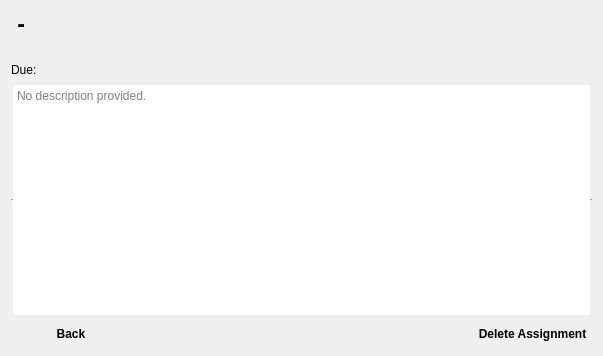
<?xml version="1.0" encoding="UTF-8"?>
<ui version="4.0">
 <class>AceClassUtility_Assignment</class>
 <widget class="QDialog" name="AceClassUtility_Assignment">
  <property name="geometry">
   <rect>
    <x>0</x>
    <y>0</y>
    <width>603</width>
    <height>356</height>
   </rect>
  </property>
  <property name="minimumSize">
   <size>
    <width>603</width>
    <height>356</height>
   </size>
  </property>
  <property name="maximumSize">
   <size>
    <width>603</width>
    <height>356</height>
   </size>
  </property>
  <property name="baseSize">
   <size>
    <width>603</width>
    <height>356</height>
   </size>
  </property>
  <property name="windowTitle">
   <string>Ace Class Utility - &lt;className&gt; - &lt;assignmentName&gt;</string>
  </property>
  <property name="windowIcon">
   <iconset resource="../main.qrc">
    <normaloff>:/icons/icon.png</normaloff>:/icons/icon.png</iconset>
  </property>
  <layout class="QGridLayout" name="gridLayout">
   <item row="2" column="0">
    <widget class="QLabel" name="assignmentDateTime">
     <property name="text">
      <string>Due: &lt;assignmentDateTime&gt;</string>
     </property>
    </widget>
   </item>
   <item row="3" column="0">
    <widget class="QTextEdit" name="assignmentDesc">
     <property name="frameShape">
      <enum>QFrame::HLine</enum>
     </property>
     <property name="readOnly">
      <bool>true</bool>
     </property>
     <property name="placeholderText">
      <string>No description provided.</string>
     </property>
    </widget>
   </item>
   <item row="0" column="0">
    <widget class="QLabel" name="titleLabel">
     <property name="font">
      <font>
       <pointsize>17</pointsize>
       <weight>75</weight>
       <bold>true</bold>
      </font>
     </property>
     <property name="text">
      <string>&lt;className&gt; - &lt;assignmentName&gt;</string>
     </property>
    </widget>
   </item>
   <item row="1" column="0">
    <widget class="QLabel" name="assignmentName">
     <property name="font">
      <font>
       <weight>75</weight>
       <bold>true</bold>
      </font>
     </property>
     <property name="text">
      <string>&lt;assignmentName&gt;</string>
     </property>
    </widget>
   </item>
   <item row="4" column="0">
    <layout class="QHBoxLayout" name="bottomLayout">
     <item>
      <widget class="QPushButton" name="backButton">
       <property name="font">
        <font>
         <weight>75</weight>
         <bold>true</bold>
        </font>
       </property>
       <property name="text">
        <string>Back</string>
       </property>
       <property name="icon">
        <iconset theme="back"/>
       </property>
       <property name="flat">
        <bool>true</bool>
       </property>
      </widget>
     </item>
     <item>
      <widget class="QLabel" name="statusLabel">
       <property name="minimumSize">
        <size>
         <width>330</width>
         <height>0</height>
        </size>
       </property>
       <property name="font">
        <font>
         <weight>75</weight>
         <bold>true</bold>
        </font>
       </property>
       <property name="text">
        <string/>
       </property>
       <property name="alignment">
        <set>Qt::AlignCenter</set>
       </property>
      </widget>
     </item>
     <item>
      <widget class="QPushButton" name="pushButton">
       <property name="font">
        <font>
         <weight>75</weight>
         <bold>true</bold>
        </font>
       </property>
       <property name="text">
        <string>Delete Assignment</string>
       </property>
       <property name="icon">
        <iconset theme="edit-delete"/>
       </property>
       <property name="flat">
        <bool>true</bool>
       </property>
      </widget>
     </item>
    </layout>
   </item>
  </layout>
 </widget>
 <resources>
  <include location="../main.qrc"/>
 </resources>
 <connections/>
</ui>
